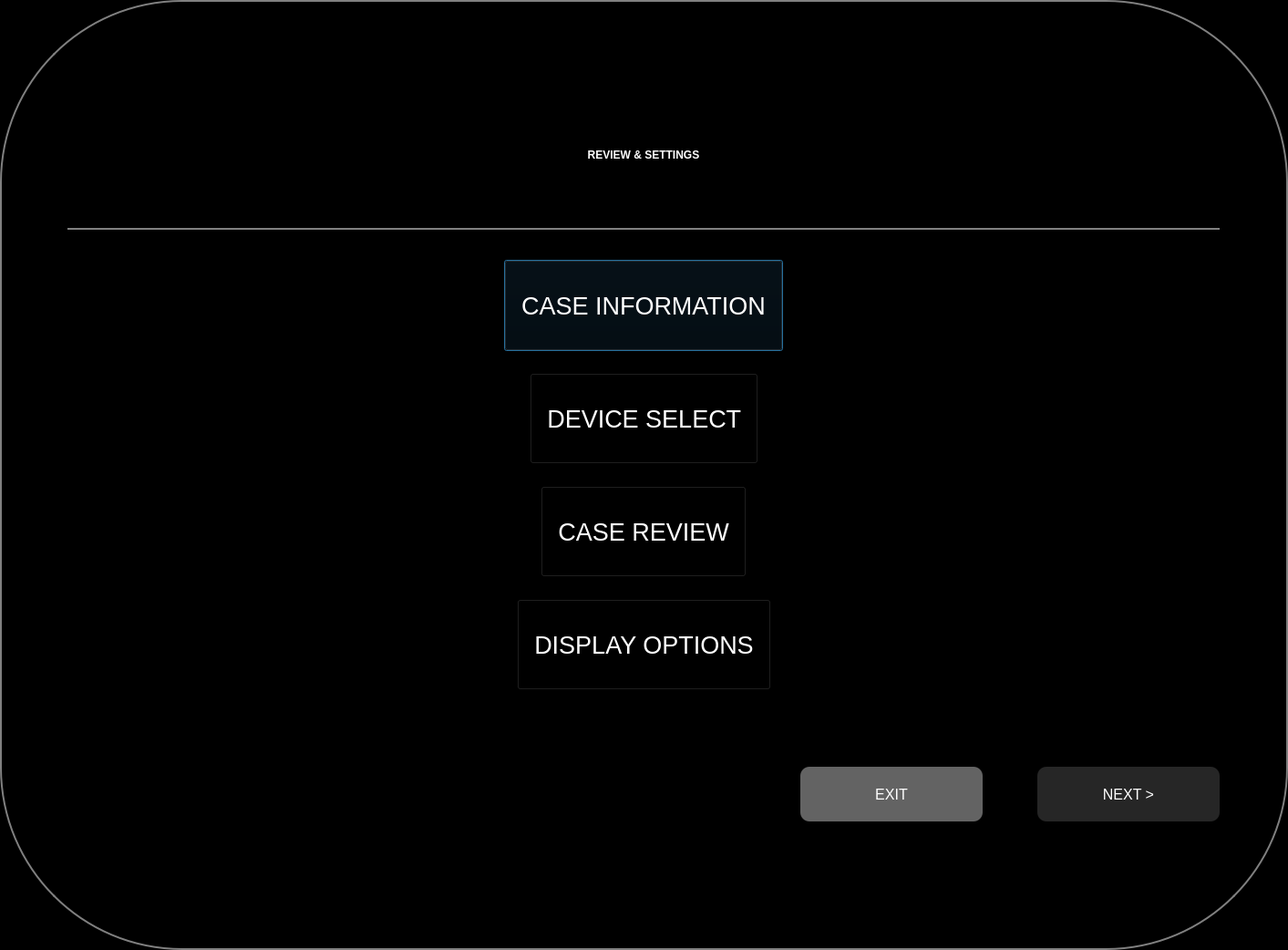
<?xml version="1.0" encoding="UTF-8"?>
<ui version="4.0">
 <class>ReviewAndSettingsDialog</class>
 <widget class="QDialog" name="ReviewAndSettingsDialog">
  <property name="geometry">
   <rect>
    <x>0</x>
    <y>0</y>
    <width>1413</width>
    <height>1042</height>
   </rect>
  </property>
  <property name="windowTitle">
   <string>Dialog</string>
  </property>
  <property name="styleSheet">
   <string notr="true">QWidget{
background-color:black;
color:white;
}
QLabel{
font:20pt &quot;Helvetica Neue&quot;;
}
QLabel#labelInfo{
font:12pt &quot;Helvetica Neue&quot;;
}
QLabel#labelTitle{
border-bottom:2px solid grey;
font:30pt &quot;Helvetica Neue&quot;;
font-weight:600
}
QLineEdit{
font:20pt &quot;Helvetica Neue&quot;;
color:#A9A9A9;
}
QFrame{
border:0px;
}
QFrame#frameNext{
background-color:#262626;
border-radius:10px;
}
QFrame#frameExit{
background-color:#636363;
border-radius:10px;
}
QPushButton{
font:20pt;
color:WHITE;
}
QPushButton#pushButtonExit{
font:12pt;
color:WHITE;
}
QPushButton#pushButtonNext{
font:12pt;
color:WHITE;
}
QDialog{
border:2px solid grey; 
border-radius:200px;
}
QLineEdit{
border-top: 0px;
border-bottom: 2px solid grey;
color:white;
}</string>
  </property>
  <property name="sizeGripEnabled">
   <bool>true</bool>
  </property>
  <property name="modal">
   <bool>true</bool>
  </property>
  <layout class="QHBoxLayout" name="horizontalLayout">
   <item>
    <widget class="QFrame" name="frameInternal">
     <property name="minimumSize">
      <size>
       <width>1300</width>
       <height>900</height>
      </size>
     </property>
     <property name="maximumSize">
      <size>
       <width>1300</width>
       <height>900</height>
      </size>
     </property>
     <property name="frameShape">
      <enum>QFrame::StyledPanel</enum>
     </property>
     <property name="frameShadow">
      <enum>QFrame::Raised</enum>
     </property>
     <layout class="QVBoxLayout" name="verticalLayout">
      <item>
       <widget class="QFrame" name="frameTitle">
        <property name="minimumSize">
         <size>
          <width>0</width>
          <height>180</height>
         </size>
        </property>
        <property name="frameShape">
         <enum>QFrame::StyledPanel</enum>
        </property>
        <property name="frameShadow">
         <enum>QFrame::Raised</enum>
        </property>
        <layout class="QVBoxLayout" name="verticalLayout_2">
         <item>
          <widget class="QLabel" name="labelTitle">
           <property name="sizePolicy">
            <sizepolicy hsizetype="Expanding" vsizetype="Preferred">
             <horstretch>0</horstretch>
             <verstretch>0</verstretch>
            </sizepolicy>
           </property>
           <property name="minimumSize">
            <size>
             <width>0</width>
             <height>120</height>
            </size>
           </property>
           <property name="text">
            <string>REVIEW &amp; SETTINGS</string>
           </property>
           <property name="alignment">
            <set>Qt::AlignCenter</set>
           </property>
          </widget>
         </item>
        </layout>
       </widget>
      </item>
      <item>
       <widget class="QFrame" name="frameMiddle">
        <property name="minimumSize">
         <size>
          <width>0</width>
          <height>404</height>
         </size>
        </property>
        <property name="frameShape">
         <enum>QFrame::StyledPanel</enum>
        </property>
        <property name="frameShadow">
         <enum>QFrame::Raised</enum>
        </property>
        <layout class="QVBoxLayout" name="verticalLayout_5">
         <item>
          <widget class="QFrame" name="frameCaseInformation">
           <property name="minimumSize">
            <size>
             <width>0</width>
             <height>100</height>
            </size>
           </property>
           <property name="frameShape">
            <enum>QFrame::StyledPanel</enum>
           </property>
           <property name="frameShadow">
            <enum>QFrame::Raised</enum>
           </property>
           <layout class="QHBoxLayout" name="horizontalLayout_3">
            <property name="spacing">
             <number>6</number>
            </property>
            <item>
             <spacer name="horizontalSpacer_2">
              <property name="orientation">
               <enum>Qt::Horizontal</enum>
              </property>
              <property name="sizeHint" stdset="0">
               <size>
                <width>486</width>
                <height>20</height>
               </size>
              </property>
             </spacer>
            </item>
            <item>
             <widget class="QPushButton" name="pushButtonCaseInformation">
              <property name="sizePolicy">
               <sizepolicy hsizetype="Preferred" vsizetype="Fixed">
                <horstretch>0</horstretch>
                <verstretch>0</verstretch>
               </sizepolicy>
              </property>
              <property name="minimumSize">
               <size>
                <width>0</width>
                <height>100</height>
               </size>
              </property>
              <property name="sizeIncrement">
               <size>
                <width>0</width>
                <height>0</height>
               </size>
              </property>
              <property name="text">
               <string>  CASE INFORMATION  </string>
              </property>
              <property name="checkable">
               <bool>true</bool>
              </property>
              <property name="flat">
               <bool>false</bool>
              </property>
             </widget>
            </item>
            <item>
             <spacer name="horizontalSpacer_3">
              <property name="orientation">
               <enum>Qt::Horizontal</enum>
              </property>
              <property name="sizeHint" stdset="0">
               <size>
                <width>486</width>
                <height>20</height>
               </size>
              </property>
             </spacer>
            </item>
           </layout>
          </widget>
         </item>
         <item>
          <widget class="QFrame" name="frameCaseInformation_2">
           <property name="minimumSize">
            <size>
             <width>0</width>
             <height>100</height>
            </size>
           </property>
           <property name="frameShape">
            <enum>QFrame::StyledPanel</enum>
           </property>
           <property name="frameShadow">
            <enum>QFrame::Raised</enum>
           </property>
           <layout class="QHBoxLayout" name="horizontalLayout_4">
            <item>
             <spacer name="horizontalSpacer_4">
              <property name="orientation">
               <enum>Qt::Horizontal</enum>
              </property>
              <property name="sizeHint" stdset="0">
               <size>
                <width>3</width>
                <height>20</height>
               </size>
              </property>
             </spacer>
            </item>
            <item>
             <widget class="QPushButton" name="pushButtonDeviceSelect">
              <property name="sizePolicy">
               <sizepolicy hsizetype="Preferred" vsizetype="Fixed">
                <horstretch>0</horstretch>
                <verstretch>0</verstretch>
               </sizepolicy>
              </property>
              <property name="minimumSize">
               <size>
                <width>0</width>
                <height>100</height>
               </size>
              </property>
              <property name="text">
               <string>  DEVICE SELECT  </string>
              </property>
              <property name="checkable">
               <bool>true</bool>
              </property>
              <property name="flat">
               <bool>false</bool>
              </property>
             </widget>
            </item>
            <item>
             <spacer name="horizontalSpacer_5">
              <property name="orientation">
               <enum>Qt::Horizontal</enum>
              </property>
              <property name="sizeHint" stdset="0">
               <size>
                <width>4</width>
                <height>20</height>
               </size>
              </property>
             </spacer>
            </item>
           </layout>
          </widget>
         </item>
         <item>
          <widget class="QFrame" name="frameCaseInformation_3">
           <property name="minimumSize">
            <size>
             <width>0</width>
             <height>100</height>
            </size>
           </property>
           <property name="frameShape">
            <enum>QFrame::StyledPanel</enum>
           </property>
           <property name="frameShadow">
            <enum>QFrame::Raised</enum>
           </property>
           <layout class="QHBoxLayout" name="horizontalLayout_5">
            <item>
             <spacer name="horizontalSpacer_6">
              <property name="orientation">
               <enum>Qt::Horizontal</enum>
              </property>
              <property name="sizeHint" stdset="0">
               <size>
                <width>3</width>
                <height>20</height>
               </size>
              </property>
             </spacer>
            </item>
            <item>
             <widget class="QPushButton" name="pushButtonCaseReview">
              <property name="sizePolicy">
               <sizepolicy hsizetype="Preferred" vsizetype="Fixed">
                <horstretch>0</horstretch>
                <verstretch>0</verstretch>
               </sizepolicy>
              </property>
              <property name="minimumSize">
               <size>
                <width>0</width>
                <height>100</height>
               </size>
              </property>
              <property name="text">
               <string>  CASE REVIEW  </string>
              </property>
              <property name="checkable">
               <bool>true</bool>
              </property>
              <property name="checked">
               <bool>false</bool>
              </property>
              <property name="flat">
               <bool>false</bool>
              </property>
             </widget>
            </item>
            <item>
             <spacer name="horizontalSpacer_7">
              <property name="orientation">
               <enum>Qt::Horizontal</enum>
              </property>
              <property name="sizeHint" stdset="0">
               <size>
                <width>4</width>
                <height>20</height>
               </size>
              </property>
             </spacer>
            </item>
           </layout>
          </widget>
         </item>
         <item>
          <widget class="QFrame" name="frameCaseInformation_4">
           <property name="minimumSize">
            <size>
             <width>0</width>
             <height>100</height>
            </size>
           </property>
           <property name="frameShape">
            <enum>QFrame::StyledPanel</enum>
           </property>
           <property name="frameShadow">
            <enum>QFrame::Raised</enum>
           </property>
           <layout class="QHBoxLayout" name="horizontalLayout_6">
            <item>
             <spacer name="horizontalSpacer_8">
              <property name="orientation">
               <enum>Qt::Horizontal</enum>
              </property>
              <property name="sizeHint" stdset="0">
               <size>
                <width>3</width>
                <height>20</height>
               </size>
              </property>
             </spacer>
            </item>
            <item>
             <widget class="QPushButton" name="pushButtonDisplayOptions">
              <property name="sizePolicy">
               <sizepolicy hsizetype="Preferred" vsizetype="Fixed">
                <horstretch>0</horstretch>
                <verstretch>0</verstretch>
               </sizepolicy>
              </property>
              <property name="minimumSize">
               <size>
                <width>0</width>
                <height>100</height>
               </size>
              </property>
              <property name="text">
               <string>  DISPLAY OPTIONS  </string>
              </property>
              <property name="checkable">
               <bool>true</bool>
              </property>
              <property name="checked">
               <bool>false</bool>
              </property>
              <property name="flat">
               <bool>false</bool>
              </property>
             </widget>
            </item>
            <item>
             <spacer name="horizontalSpacer_9">
              <property name="orientation">
               <enum>Qt::Horizontal</enum>
              </property>
              <property name="sizeHint" stdset="0">
               <size>
                <width>4</width>
                <height>20</height>
               </size>
              </property>
             </spacer>
            </item>
           </layout>
          </widget>
         </item>
        </layout>
       </widget>
      </item>
      <item>
       <widget class="QFrame" name="frameNavigation">
        <property name="frameShape">
         <enum>QFrame::StyledPanel</enum>
        </property>
        <property name="frameShadow">
         <enum>QFrame::Raised</enum>
        </property>
        <layout class="QHBoxLayout" name="horizontalLayout_2">
         <property name="spacing">
          <number>60</number>
         </property>
         <item>
          <spacer name="horizontalSpacer">
           <property name="orientation">
            <enum>Qt::Horizontal</enum>
           </property>
           <property name="sizeHint" stdset="0">
            <size>
             <width>40</width>
             <height>20</height>
            </size>
           </property>
          </spacer>
         </item>
         <item>
          <widget class="QFrame" name="frameExit">
           <property name="maximumSize">
            <size>
             <width>16777215</width>
             <height>60</height>
            </size>
           </property>
           <property name="frameShape">
            <enum>QFrame::StyledPanel</enum>
           </property>
           <property name="frameShadow">
            <enum>QFrame::Raised</enum>
           </property>
           <layout class="QVBoxLayout" name="verticalLayout_3">
            <property name="spacing">
             <number>0</number>
            </property>
            <property name="leftMargin">
             <number>0</number>
            </property>
            <property name="topMargin">
             <number>0</number>
            </property>
            <property name="rightMargin">
             <number>0</number>
            </property>
            <property name="bottomMargin">
             <number>0</number>
            </property>
            <item>
             <widget class="QPushButton" name="pushButtonExit">
              <property name="sizePolicy">
               <sizepolicy hsizetype="Preferred" vsizetype="Fixed">
                <horstretch>0</horstretch>
                <verstretch>0</verstretch>
               </sizepolicy>
              </property>
              <property name="minimumSize">
               <size>
                <width>200</width>
                <height>60</height>
               </size>
              </property>
              <property name="maximumSize">
               <size>
                <width>200</width>
                <height>60</height>
               </size>
              </property>
              <property name="text">
               <string>EXIT</string>
              </property>
              <property name="flat">
               <bool>true</bool>
              </property>
             </widget>
            </item>
           </layout>
          </widget>
         </item>
         <item>
          <widget class="QFrame" name="frameNext">
           <property name="maximumSize">
            <size>
             <width>16777215</width>
             <height>60</height>
            </size>
           </property>
           <property name="frameShape">
            <enum>QFrame::StyledPanel</enum>
           </property>
           <property name="frameShadow">
            <enum>QFrame::Raised</enum>
           </property>
           <layout class="QVBoxLayout" name="verticalLayout_4">
            <property name="spacing">
             <number>0</number>
            </property>
            <property name="leftMargin">
             <number>0</number>
            </property>
            <property name="topMargin">
             <number>0</number>
            </property>
            <property name="rightMargin">
             <number>0</number>
            </property>
            <property name="bottomMargin">
             <number>0</number>
            </property>
            <item>
             <widget class="QPushButton" name="pushButtonNext">
              <property name="sizePolicy">
               <sizepolicy hsizetype="Preferred" vsizetype="Fixed">
                <horstretch>0</horstretch>
                <verstretch>0</verstretch>
               </sizepolicy>
              </property>
              <property name="minimumSize">
               <size>
                <width>200</width>
                <height>60</height>
               </size>
              </property>
              <property name="text">
               <string>NEXT &gt;</string>
              </property>
              <property name="flat">
               <bool>true</bool>
              </property>
             </widget>
            </item>
           </layout>
          </widget>
         </item>
        </layout>
       </widget>
      </item>
     </layout>
    </widget>
   </item>
  </layout>
 </widget>
 <resources/>
 <connections/>
</ui>
